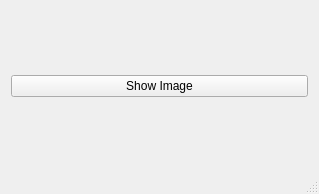
<?xml version="1.0" encoding="UTF-8"?>
<ui version="4.0">
 <class>ImageLoad</class>
 <widget class="QMainWindow" name="ImageLoad">
  <property name="geometry">
   <rect>
    <x>0</x>
    <y>0</y>
    <width>319</width>
    <height>194</height>
   </rect>
  </property>
  <property name="windowTitle">
   <string>ImageLoad</string>
  </property>
  <widget class="QWidget" name="centralWidget">
   <layout class="QGridLayout" name="gridLayout">
    <item row="0" column="0">
     <widget class="QPushButton" name="btnShowImage">
      <property name="text">
       <string>Show Image</string>
      </property>
     </widget>
    </item>
   </layout>
  </widget>
  <widget class="QStatusBar" name="statusBar"/>
 </widget>
 <layoutdefault spacing="6" margin="11"/>
 <resources/>
 <connections/>
</ui>
